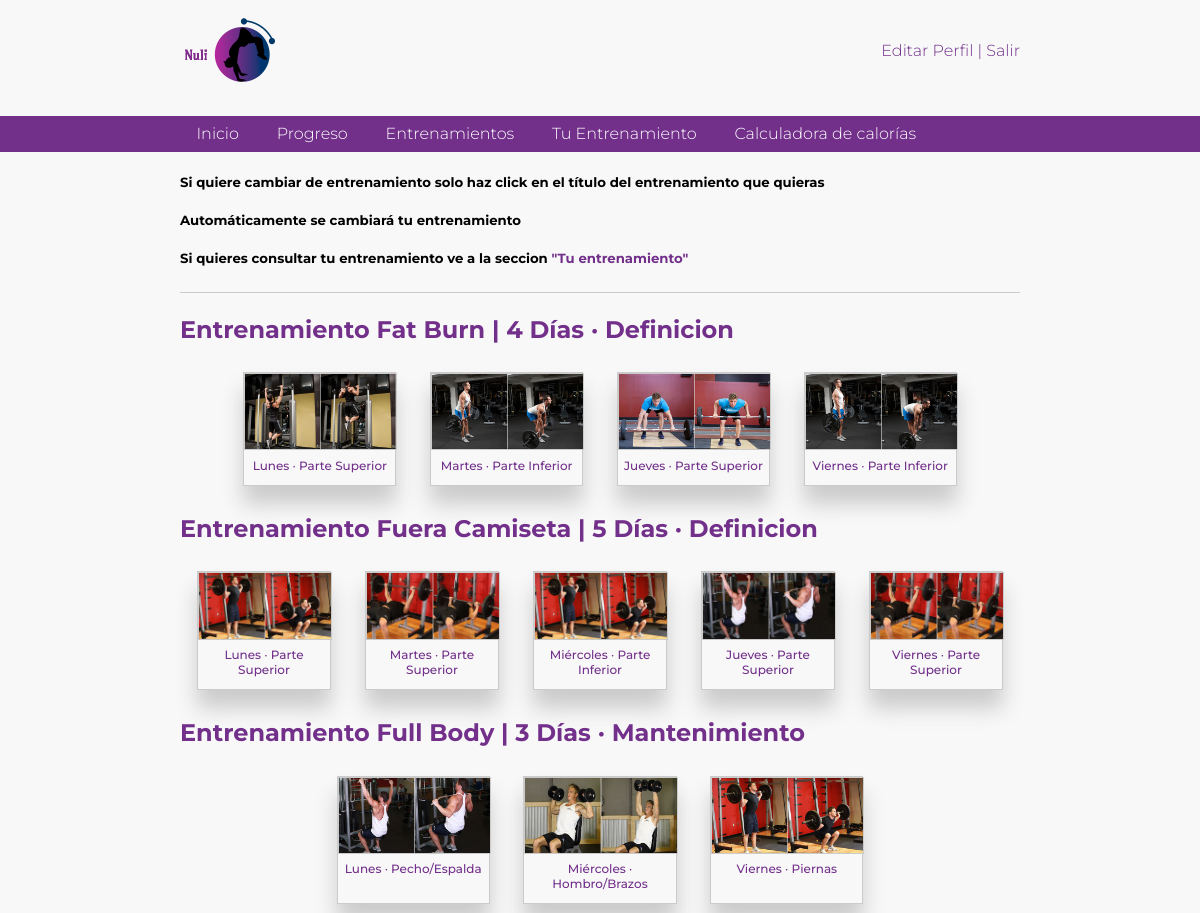
Screenshot of /entrenamientos/ (signed in) with the database file from the repository.
### miapp/models.py (models this page shows, shortened)
class Entrenamiento(models.Model):
    nombre = models.CharField(max_length=100, blank=True, null=True)
    dias = models.ManyToManyField(EjercicioDia)
    DEFINICION = 'Definicion'
    MANTENIMIENTO = 'Mantenimiento'
    MUSCULACION = 'Musculacion'
    elecciones_objetivo = [ (DEFINICION, 'Definicion'), (MANTENIMIENTO, 'Mantenimiento'), (MUSCULACION, 'Musculacion') ]
    objetivo = models.CharField(max_length=13,choices=elecciones_objetivo, default=MANTENIMIENTO,)
    num_dias = models.CharField(max_length=100, blank=True, null=True)
    url = models.CharField(max_length=100, blank=True, null=True)
    def __str__(self):
        return self.nombre

class EjercicioDia(models.Model):
    nombre = models.CharField(max_length=100, blank=True, null=True)
    ejercicios = models.ManyToManyField(Ejercicio, null=True)
    musculo = models.CharField(max_length=100, blank=True, null=True)
    foto = models.CharField(max_length=100, blank=True, null=True)
    num_ejercicios = models.CharField(max_length=100, blank=True, null=True)
    tiempo = models.CharField(max_length=100, blank=True, null=True)
    informativo = models.CharField(max_length=100, blank=True, null=True)

### miapp/views.py (the view)
# urls.py: path('entrenamientos/', views.entrenamientos, name='entrenamientos'),
def entrenamientos(request):
    usuario = request.user
    if not usuario.is_anonymous:
        entrenamiento = Editar_Perfil.objects.filter(usuario=usuario)
        if not entrenamiento:
            return redirect("editar_perfil")
        entrenamientos = Entrenamiento.objects.all()
        todos_entrenamientos = []
        todos = []
        for entrenamiento in entrenamientos:
            todos_entrenamientos.append(entrenamiento.nombre)
            for dia in entrenamiento.dias.all():
                todos.append(dia)
        context = {
            "entrenamientos": entrenamientos,
            "todos_entrenamientos": todos_entrenamientos,
            "todos": todos,
        }
    else:
        context = {
        }
    return render(request,"entrenamientos.html", context)

### templates/entrenamientos.html (shortened to what this page needs)
{% load static %}
<html>
    <head>
        <link rel="stylesheet" href='{% static "style.css" %}'>
    </head>
{% if user.is_authenticated %}
    <body>
        <header>
            <a href="/"><img src='{% static "img/logo.png" %}' alt="Logo" width="100px"></a>
            <span><a href="/editar_perfil">Editar Perfil</a> | <a href="{% url 'logout' %}"> Salir</a></span>
        </header>
        <nav>
            <ul>
                <a href="/"><li>Inicio</li></a>
                <a href="/progreso"><li>Progreso</li></a>
                <a href="/entrenamientos"><li>Entrenamientos</li></a>
                <a href="/tu_entrenamiento"><li>Tu Entrenamiento</li></a>
                <a href="/calculadora_calorias"><li>Calculadora de calorías</li></a>
            </ul>
        </nav>
        <section>
            <h5>Si quiere cambiar de entrenamiento solo haz click en el título del entrenamiento que quieras</h5>
            <h5>Automáticamente se cambiará tu entrenamiento</h5>
            <h5>Si quieres consultar tu entrenamiento ve a la seccion <a href="/tu_entrenamiento" class="link">"Tu entrenamiento"</a></h5>
            {% for entrenamiento in entrenamientos %}
                <h1><a href="{% url entrenamiento.url %}">{{entrenamiento}} | {{entrenamiento.num_dias}} · {{entrenamiento.objetivo}}</a></h1>
                <div class="entrenamientos">
                {%for dia in entrenamiento.dias.all %}
                    <div class="entrenamiento">
                        <img src='/{{ dia.foto }}' alt="">
                        <p>{{ dia.nombre }} · {{ dia.musculo }}</p>
                    </div>
                {% endfor %}
                </div>
            {% endfor %}
        </section>
    </body>
{% endif %}
</html>

### miapp/static/style.css (style rules this page uses)
body { width: 70%; margin: auto; font-family: Montserrat; font-weight: 300; background-color: #f8f8f8; }
a, a:hover { color: #72308b; text-decoration: none; }
header { display: flex; flex-direction: row; justify-content: space-between; align-items: center; color: #72308b; }
header a, header a:hover { color: #72308b; }
nav { background-color: #72308b; margin: 0 -21.5%; }
ul { padding: 0 15%; }
nav ul a li { display: inline-block; padding: 1% 2%; }
nav ul a li, nav ul a:hover li { color: white; }
section p { text-align: center; margin-top: 5%; font-weight: 500; }
.ejercicios, .entrenamientos { display: flex; flex-direction: row; justify-content: center; }
.ejercicio img, .entrenamiento img { max-width: 100%; max-height: 100%; border: 1px solid#cbcbcb; }
.ejercicio p, .entrenamiento p { font-weight: 500; color: #72308b; }
.entrenamiento { margin: 1% 2%; font-size: 12px; border: 1px solid#cbcbcb; -webkit-box-shadow: 0px 18px 20px 0px rgba(203,203,203,1); -moz-box-shadow: 0px 18px 20px 0px rgba(203,203,203,1); box-shadow: 0px 18px 20px 0px rgba(203,203,203,1); display: inline-block; width: 18%; }
.entrenamientos { margin-top: 0; }
.link { color: #72308b; }
section h5:nth-last-of-type(1) { border-bottom: 1px solid #cbcbcb; padding-bottom: 3%; }
section h1 a { color: #72308b; }

### rows the page displays
Entrenamiento: nombre "Entrenamiento Fat Burn", num_dias "4 Días", objetivo "Definicion"
EjercicioDia: foto (picture), nombre "Lunes", musculo "Parte Superior"
EjercicioDia: foto (picture), nombre "Martes", musculo "Parte Inferior"
EjercicioDia: foto (picture), nombre "Jueves", musculo "Parte Superior"
EjercicioDia: foto (picture), nombre "Viernes", musculo "Parte Inferior"
Entrenamiento: nombre "Entrenamiento Fuera Camiseta", num_dias "5 Días", objetivo "Definicion"
EjercicioDia: foto (picture), nombre "Lunes", musculo "Parte Superior"
EjercicioDia: foto (picture), nombre "Martes", musculo "Parte Superior"
EjercicioDia: foto (picture), nombre "Miércoles", musculo "Parte Inferior"
EjercicioDia: foto (picture), nombre "Jueves", musculo "Parte Superior"
EjercicioDia: foto (picture), nombre "Viernes", musculo "Parte Superior"
Entrenamiento: nombre "Entrenamiento Full Body", num_dias "3 Días", objetivo "Mantenimiento"
EjercicioDia: foto (picture), nombre "Lunes", musculo "Pecho/Espalda"
EjercicioDia: foto (picture), nombre "Miércoles", musculo "Hombro/Brazos"
EjercicioDia: foto (picture), nombre "Viernes", musculo "Piernas"
